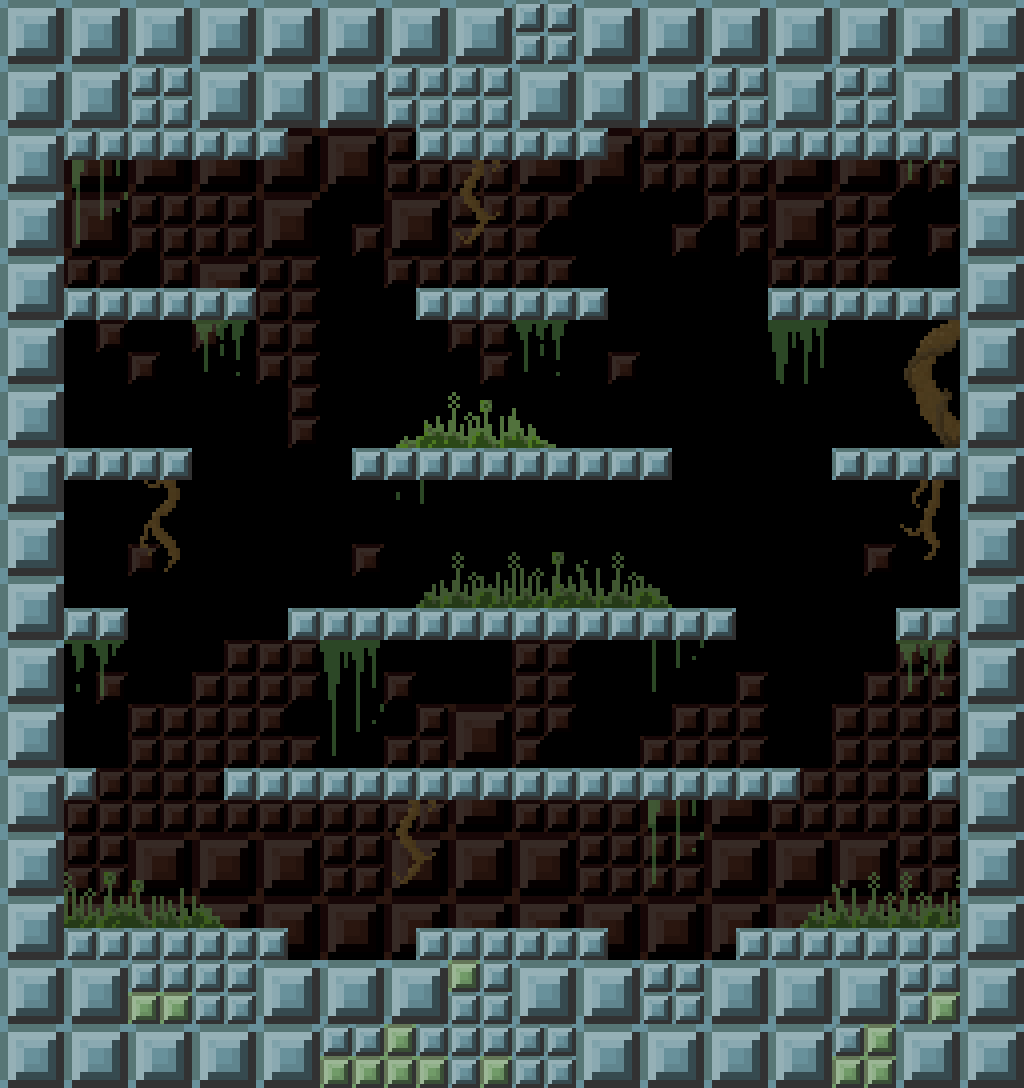

Tiled map render using the project's own tile images. Description and the map definition, with tile-layer contents summarised, below:
An orthogonal 16x17 tile map with 64x64 px tiles, 3 tile layers (far, detail, Blocks), 2 tilesets and 37 objects (12x Platform, 11x Solid, 4x Teleport, 3x whirlybob, 3x Crate, ...).

<map version="1.0" tiledversion="1.0.2" orientation="orthogonal" renderorder="left-down" width="16" height="17" tilewidth="64" tileheight="64" nextobjectid="96">
 <properties>
  <property name="colour_quad" type="int" value="2" />
  <property name="round_time" type="float" value="28" />
 </properties>
 <tileset firstgid="1" name="large" tilewidth="64" tileheight="64" tilecount="112" columns="14">
  <image source="../images/block.png" width="896" height="512" />
 </tileset>
 <tileset firstgid="113" name="block_background" tilewidth="64" tileheight="64" tilecount="42" columns="6">
  <image source="../images/block_background.png" width="384" height="448" />
 </tileset>
 <layer name="far" width="16" height="17">
  <data>[272 cells, 171 non-empty, 13 distinct tile ids]</data>
 </layer>
 <layer name="detail" width="16" height="17">
  <data>[272 cells, 45 non-empty, 25 distinct tile ids]</data>
 </layer>
 <layer name="Blocks" width="16" height="17">
  <data>[272 cells, 99 non-empty, 12 distinct tile ids]</data>
 </layer>
 <objectgroup name="Spawn">
  <object id="55" name="clocksy" x="512" y="224" width="16" height="16" />
  <object id="56" name="balldock" x="448" y="384" width="16" height="16" />
  <object id="60" name="whirlybob" x="128" y="384" width="16" height="16" />
  <object id="74" name="clocksy" x="512" y="544" width="16" height="16" />
  <object id="75" name="balldock" x="640" y="704" width="16" height="16" />
  <object id="88" name="whirlybob" x="896" y="384" width="16" height="16" />
  <object id="89" name="whirlybob" x="512" y="848" width="16" height="16" />
 </objectgroup>
 <objectgroup color="#005500" name="geometry">
  <object id="4" type="Solid" x="64" y="0" width="224" height="160" />
  <object id="7" type="Solid" x="64" y="928" width="224" height="128" />
  <object id="8" type="Solid" x="960" y="128" width="64" height="832" />
  <object id="9" type="Solid" x="0" y="128" width="64" height="832" />
  <object id="42" type="Solid" x="416" y="0" width="192" height="160" />
  <object id="43" type="Solid" x="736" y="0" width="224" height="160" />
  <object id="49" type="Solid" x="416" y="928" width="192" height="128" />
  <object id="50" type="Solid" x="736" y="928" width="224" height="128" />
  <object id="90" type="Solid" x="288" y="0" width="128" height="16" />
  <object id="91" type="Solid" x="608" y="0" width="128" height="16" />
  <object id="92" type="Solid" x="64" y="1056" width="896" height="32" />
  <object id="76" type="Platform" x="64" y="288" width="192" height="32" />
  <object id="87" type="Platform" x="928" y="768" width="32" height="32" />
  <object id="52" type="Teleport" x="608" y="16" width="128" height="16" />
  <object id="83" type="Platform" x="288" y="608" width="448" height="32" />
  <object id="51" type="Teleport" x="288" y="16" width="128" height="16" />
  <object id="85" type="Platform" x="64" y="768" width="32" height="32" />
  <object id="82" type="Platform" x="64" y="608" width="64" height="32" />
  <object id="54" type="Teleport" x="288" y="1024" width="128" height="32" />
  <object id="53" type="Teleport" x="608" y="1024" width="128" height="32" />
  <object id="81" type="Platform" x="832" y="448" width="128" height="32" />
  <object id="86" type="Platform" x="224" y="768" width="576" height="32" />
  <object id="84" type="Platform" x="896" y="608" width="64" height="32" />
  <object id="80" type="Platform" x="352" y="448" width="320" height="32" />
  <object id="79" type="Platform" x="64" y="448" width="128" height="32" />
  <object id="78" type="Platform" x="768" y="288" width="192" height="32" />
  <object id="77" type="Platform" x="416" y="288" width="192" height="32" />
  <object id="93" type="Crate" gid="2" x="176" y="272" width="64" height="64" />
  <object id="94" type="Crate" gid="2" x="800" y="272" width="64" height="64">
   <properties>
    <property name="explosive" type="bool" value="true" />
   </properties>
  </object>
  <object id="95" type="Crate" gid="2" x="480" y="736" width="64" height="64">
   <properties>
    <property name="explosive" type="bool" value="true" />
   </properties>
  </object>
 </objectgroup>
</map>
